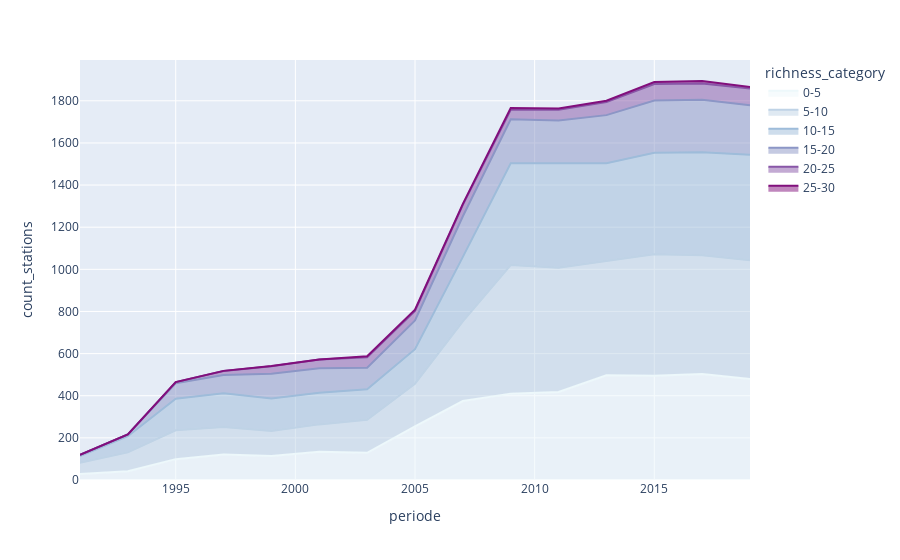

Notebook cell for this chart:
### Markdown cell above
On peut vouloir également représenter cela en valeur absolue du nombre de stations pour expliciter l'augmentation de leur nombre.
Avec la représentation ci-dessous, il est plus difficile de se rendre compte de l'évolution relative, mais on communique mieux l'évolution du périmètre de mesure, tout en ayant un ordre d'idée de leur répartition dans les catégories.

*Attention, dans ce graphique, la catégories 35-30 apparait même si sa valeur est nulle, cela sera corrigé si ce type de graphique est retenu*

### Code cell
fig = px.area(df_sta_merge, x="periode", y="count_stations", color="richness_category",
              color_discrete_sequence = ['#edf8fb','#bfd3e6','#9ebcda','#8c96c6','#8856a7','#810f7c'])
fig.show()

### Figure 1 — Plotly figure (JSON) as saved in the notebook; plotly's stock layout.template omitted (floating-point values rounded to 4 significant figures)
{"data": [{"hovertemplate": "richness_category=0-5<br>periode=%{x}<br>count_stations=%{y}<extra></extra>", "legendgroup": "0-5", "line": {"color": "#edf8fb"}, "mode": "lines", "name": "0-5", "orientation": "v", "showlegend": true, "stackgroup": "1", "type": "scatter", "x": [1991, 2003, 1999, 2005, 2007, 2009, 1997, 2001, 2013, 2011, 2015, 1993, 2017, 2019, 1995], "xaxis": "x", "y": [28, 129, 114, 255, 375, 410, 121, 134, 497, 418, 495, 42, 503, 479, 99], "yaxis": "y"}, {"hovertemplate": "richness_category=5-10<br>periode=%{x}<br>count_stations=%{y}<extra></extra>", "legendgroup": "5-10", "line": {"color": "#bfd3e6"}, "mode": "lines", "name": "5-10", "orientation": "v", "showlegend": true, "stackgroup": "1", "type": "scatter", "x": [2011, 2013, 2009, 2015, 2007, 2003, 2017, 2001, 1999, 2005, 2019, 1993, 1995, 1991, 1997], "xaxis": "x", "y": [589, 541, 610, 577, 378, 157, 564, 130, 119, 202, 564, 89, 137, 54, 131], "yaxis": "y"}, {"hovertemplate": "richness_category=10-15<br>periode=%{x}<br>count_stations=%{y}<extra></extra>", "legendgroup": "10-15", "line": {"color": "#9ebcda"}, "mode": "lines", "name": "10-15", "orientation": "v", "showlegend": true, "stackgroup": "1", "type": "scatter", "x": [1995, 2011, 2015, 2009, 1997, 1993, 2013, 2017, 2007, 2001, 2005, 1991, 2019, 2003, 1999], "xaxis": "x", "y": [150, 496, 481, 483, 160, 77, 466, 489, 306, 150, 164, 32, 501, 145, 154], "yaxis": "y"}, {"hovertemplate": "richness_category=15-20<br>periode=%{x}<br>count_stations=%{y}<extra></extra>", "legendgroup": "15-20", "line": {"color": "#8c96c6"}, "mode": "lines", "name": "15-20", "orientation": "v", "showlegend": true, "stackgroup": "1", "type": "scatter", "x": [1991, 1995, 2001, 1993, 2011, 1999, 2015, 2009, 2005, 2003, 1997, 2019, 2007, 2017, 2013], "xaxis": "x", "y": [5, 73, 117, 8, 203, 117, 248, 209, 136, 102, 86, 235, 193, 249, 228], "yaxis": "y"}, {"hovertemplate": "richness_category=20-25<br>periode=%{x}<br>count_stations=%{y}<extra></extra>", "legendgroup": "20-25", "line": {"color": "#8856a7"}, "mode": "lines", "name": "20-25", "orientation": "v", "showlegend": true, "stackgroup": "1", "type": "scatter", "x": [2019, 2017, 2015, 1999, 1997, 2001, 2003, 2005, 2013, 2007, 1995, 2009, 2011], "xaxis": "x", "y": [79, 77, 79, 36, 19, 41, 50, 46, 62, 54, 6, 45, 52], "yaxis": "y"}, {"hovertemplate": "richness_category=25-30<br>periode=%{x}<br>count_stations=%{y}<extra></extra>", "legendgroup": "25-30", "line": {"color": "#810f7c"}, "mode": "lines", "name": "25-30", "orientation": "v", "showlegend": true, "stackgroup": "1", "type": "scatter", "x": [2007, 2009, 2019, 2005, 2017, 1999, 1997, 2003, 2011, 2015, 2013], "xaxis": "x", "y": [5, 9, 8, 5, 12, 1, 1, 4, 6, 9, 6], "yaxis": "y"}], "layout": {"legend": {"title": {"text": "richness_category"}, "tracegroupgap": 0}, "margin": {"t": 60}, "xaxis": {"anchor": "y", "domain": [0, 1], "title": {"text": "periode"}}, "yaxis": {"anchor": "x", "domain": [0, 1], "title": {"text": "count_stations"}}}}
